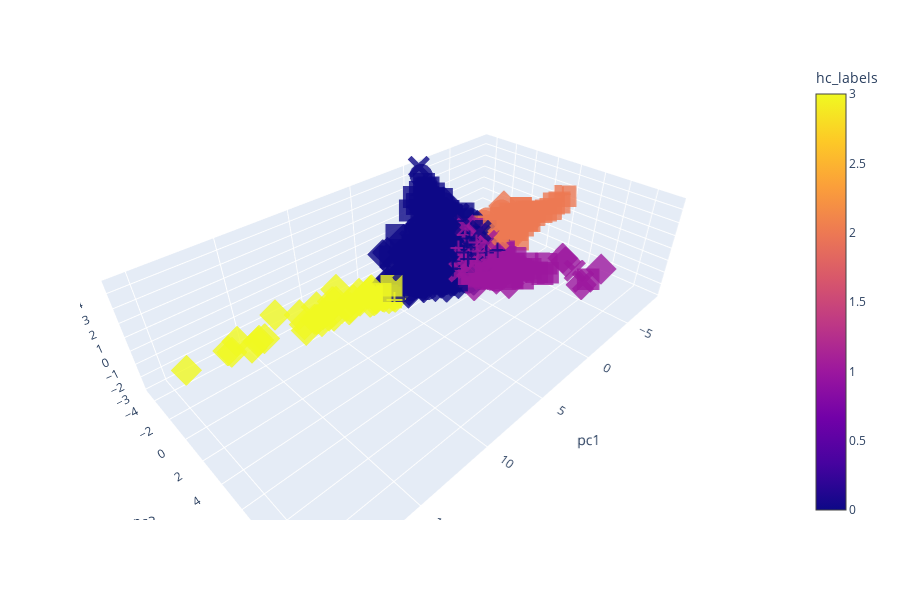

The notebook cell this image was saved under:
### Code cell
# color_map = {'CCTV': 'red', 'SCMP': 'darkslategrey', 'ABC (Australia)': 'khaki'}
fig = px.scatter_3d(plot_df, x='pc1', y='pc3', z='pc4', color='hc_labels', symbol='source', opacity=0.8)
fig.update_layout(showlegend=False)
fig.show()

### Figure 1 — Plotly figure (JSON) as saved in the notebook; plotly's stock layout.template omitted (floating-point values rounded to 4 significant figures; data arrays with more than 128 entries replaced by an {"elided": "..."} marker saying what was removed)
{"data": [{"hoverlabel": {"namelength": 0}, "hovertemplate": "source=SCMP<br>pc1=%{x}<br>pc3=%{y}<br>pc4=%{z}<br>hc_labels=%{marker.color}", "legendgroup": "source=SCMP", "marker": {"color": {"elided": "433 int values"}, "coloraxis": "coloraxis", "opacity": 0.8, "symbol": "circle"}, "mode": "markers", "name": "source=SCMP", "scene": "scene", "showlegend": true, "type": "scatter3d", "x": {"elided": "433 float values"}, "y": {"elided": "433 float values"}, "z": {"elided": "433 float values"}}, {"hoverlabel": {"namelength": 0}, "hovertemplate": "source=CCTV<br>pc1=%{x}<br>pc3=%{y}<br>pc4=%{z}<br>hc_labels=%{marker.color}", "legendgroup": "source=CCTV", "marker": {"color": {"elided": "141 int values"}, "coloraxis": "coloraxis", "opacity": 0.8, "symbol": "diamond"}, "mode": "markers", "name": "source=CCTV", "scene": "scene", "showlegend": true, "type": "scatter3d", "x": {"elided": "141 float values"}, "y": {"elided": "141 float values"}, "z": {"elided": "141 float values"}}, {"hoverlabel": {"namelength": 0}, "hovertemplate": "source=Reuters<br>pc1=%{x}<br>pc3=%{y}<br>pc4=%{z}<br>hc_labels=%{marker.color}", "legendgroup": "source=Reuters", "marker": {"color": {"elided": "355 int values"}, "coloraxis": "coloraxis", "opacity": 0.8, "symbol": "square"}, "mode": "markers", "name": "source=Reuters", "scene": "scene", "showlegend": true, "type": "scatter3d", "x": {"elided": "355 float values"}, "y": {"elided": "355 float values"}, "z": {"elided": "355 float values"}}, {"hoverlabel": {"namelength": 0}, "hovertemplate": "source=CNN<br>pc1=%{x}<br>pc3=%{y}<br>pc4=%{z}<br>hc_labels=%{marker.color}", "legendgroup": "source=CNN", "marker": {"color": [1, 1, 1, 0, 1, 1, 0, 1, 2, 1, 1, 0, 0, 1, 1, 0, 1, 1, 1, 1, 0, 0, 0, 2, 1, 0, 1, 1, 1, 0, 1, 0, 2, 1, 0, 0, 2, 0, 1, 1, 0, 0, 2, 0, 0, 2, 0, 0, 1, 0, 1, 1, 1, 0, 0, 0, 1, 1, 0], "coloraxis": "coloraxis", "opacity": 0.8, "symbol": "x"}, "mode": "markers", "name": "source=CNN", "scene": "scene", "showlegend": true, "type": "scatter3d", "x": [-0.2155, -0.5886, -0.2413, -0.3941, 0.3703, -0.3375, 2.441, 1.173, -2.98, -0.7725, 0.4697, -0.5658, 0.9731, -0.6474, 0.5027, -2.47, -0.7711, -0.5776, -0.2391, 1.85, -1.811, 0.7635, 1.569, -3.226, 0.1525, -0.117, 0.4543, -0.3854, 0.1251, -0.297, -0.7074, -0.6615, -6.091, -0.6382, 0.4963, -0.6611, -4.196, 1.079, -0.7472, -0.4154, -0.4474, -1.064, -4.243, 4.935, 0.7859, -4.364, 3.934, -1.306, -0.6907, -1.988, 1.672, 0.2185, 0.9098, 0.2785, -0.9863, 0.2587, 0.1789, 0.2038, -2.139], "y": [10.44, 2.734, 3.202, -0.7101, 5.42, 3.122, -2.003, 6.686, 1.214, 3.435, 4.998, -3.541, -1.039, 5.229, 1.81, 0.5238, 1.129, 9.601, 3.228, 4.511, 0.3187, -1.374, -2.12, 1.587, 4.184, -1.088, 5.942, 1.562, 1.574, -3.253, 0.4307, -2.192, 2.246, 1.645, 0.1714, -1.242, 0.8241, -0.1662, 3.226, 4.074, -1.68, -4.644, 1.627, -0.05556, -0.199, 2.006, 2.534, 0.9285, 2.492, 0.8418, 2.13, 4.757, 4.287, -2.183, -1.226, -0.3841, 1.189, 2.051, -1.487], "z": [1.948, 1.629, 0.331, -0.8044, 0.8564, 0.5233, 0.7295, 1.519, 0.5434, 0.3367, 0.7443, 2.581, 1.006, 0.4939, -0.7348, 0.2075, 0.3987, 2.176, 0.05344, 0.9385, -0.08361, 1.407, 1.249, 0.1148, 0.3002, 0.0127, 0.9743, 0.213, -0.5735, 2.761, 1.744, 2.14, 1.058, 1.577, 0.3597, 0.4356, 0.4411, -0.6586, -0.0779, 0.2676, 0.3681, 4.567, 0.7806, 0.2825, 0.2731, 0.306, 0.09064, -0.4788, 1.311, 0.9388, -0.3139, 0.5767, 0.5981, 1.102, -0.01398, -0.07892, -0.1649, -0.3026, 1.441]}, {"hoverlabel": {"namelength": 0}, "hovertemplate": "source=ABC (Australia)<br>pc1=%{x}<br>pc3=%{y}<br>pc4=%{z}<br>hc_labels=%{marker.color}", "legendgroup": "source=ABC (Australia)", "marker": {"color": [0, 0, 1, 0, 0, 0, 0, 0, 0, 0, 1, 0, 0, 0, 0, 1, 1, 0, 0, 0, 0, 0, 0, 0, 1, 0, 0, 1, 0, 1, 0, 0, 0, 0, 0, 0, 0, 0, 0, 0, 0, 0, 0, 0, 0, 0, 0, 0, 0, 0, 0, 1, 1, 0, 0, 2, 0, 0, 1, 0, 0, 0, 0, 3, 0, 2, 0, 1, 0, 0, 0, 0, 0, 0, 0, 0, 0, 0, 2, 0, 0, 0, 0, 0], "coloraxis": "coloraxis", "opacity": 0.8, "symbol": "cross"}, "mode": "markers", "name": "source=ABC (Australia)", "scene": "scene", "showlegend": true, "type": "scatter3d", "x": [-0.1786, 2.751, -0.5864, 1.619, -0.7864, -0.7832, -0.3391, 0.8313, 0.7274, -0.1468, -0.2289, 0.3104, 0.7449, -1.261, 0.4278, 0.03677, 0.1712, -0.7913, -1.423, -0.226, -0.4711, -0.8104, -0.79, -0.9602, -0.9993, -0.5671, -0.7832, -0.7775, -0.8774, -0.2766, -2.273, 0.636, -0.7854, 0.4617, -0.8132, -0.8716, -0.7894, 1.766, -0.779, -1.003, -0.7893, -0.08292, -0.02552, -0.7895, -0.7897, 1.519, -0.7757, -1.505, -0.8072, -0.7843, 1.522, -1.459, -0.4282, -1.228, -0.8064, -4.737, -0.8059, -0.7832, -0.5332, -0.7024, 0.492, -1.249, -0.7813, 7.747, -0.7686, -5.177, 0.8147, -0.6246, -0.8021, 1.656, 1.453, -1.015, -0.8012, -0.7739, -0.2071, -0.8026, -0.7747, -0.7759, -8.441, -0.786, -0.523, -0.2273, -1.195, 0.7055], "y": [-1.189, -1.505, 4.13, 0.3141, -1.967, -1.929, -2.691, -2.152, -2.998, -3.639, 3.72, -0.798, -0.8433, -3.771, -1.407, 6.883, 5.854, -2.021, 1.944, 0.1994, -0.4192, -2.131, -1.328, -3.41, 2.542, -1.916, -1.929, 0.4227, -2.439, 2.935, 2.319, -1.743, -1.958, -2.02, -2.428, -2.441, -1.999, -0.1967, -1.888, 0.3933, -2.011, -1.98, -3.33, -1.996, -2.002, -2.588, -1.844, -1.182, -2.213, -1.937, 0.2394, 2.903, 0.1182, 0.6674, -2.192, 1.02, -2.187, -1.929, 1.866, -0.6537, -0.4851, -1.101, -1.903, 2.173, 0.8499, 2.03, -1.248, 1.65, -2.14, -0.2196, -0.644, -4.083, -2.129, -1.818, 0.8627, -2.16, -1.83, -1.846, 3.391, -1.967, -2.166, 1.273, -3.405, -0.9809], "z": [0.6404, 0.9015, 0.6073, -0.2526, -1.952, -2.031, 2.555, 1.454, 2.06, 2.934, 0.6177, 1.174, 1.178, 3.325, 0.3877, 1.002, 1.332, -1.85, -0.1749, 0.1873, 0.06298, -1.351, 0.4733, 3.244, -0.3549, 0.7852, -2.031, 0.9211, 1.586, -0.1735, -0.1855, 0.4559, -1.968, 0.1428, 2.164, 1.602, -1.893, -0.3261, -2.099, 0.1785, -1.85, 1.76, 2.363, -1.906, -1.89, 1.548, -2.198, 1.185, -1.455, -2.022, 1.308, -0.3726, -0.1579, -0.2009, -1.515, 0.4337, -1.524, -2.031, 0.2746, -1.766, -1.987, -2.906, -2.087, 0.4068, 0.8306, 0.8388, -2.881, 0.8775, -1.623, 0.2295, -0.1484, 3.465, -1.645, -2.254, -0.1243, -1.561, -2.228, -2.192, 2.579, -1.945, 1.438, -0.4912, 2.539, 0.1456]}], "layout": {"coloraxis": {"colorbar": {"title": {"text": "hc_labels"}}, "colorscale": [[0, "#0d0887"], [0.1111, "#46039f"], [0.2222, "#7201a8"], [0.3333, "#9c179e"], [0.4444, "#bd3786"], [0.5556, "#d8576b"], [0.6667, "#ed7953"], [0.7778, "#fb9f3a"], [0.8889, "#fdca26"], [1, "#f0f921"]]}, "height": 600, "legend": {"tracegroupgap": 0}, "margin": {"t": 60}, "scene": {"domain": {"x": [0, 0.98], "y": [0, 1]}, "xaxis": {"title": {"text": "pc1"}}, "yaxis": {"title": {"text": "pc3"}}, "zaxis": {"title": {"text": "pc4"}}}, "showlegend": false}}
